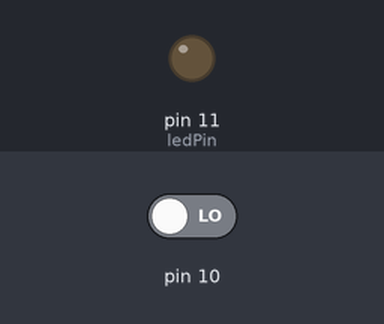
A sketch run on a simulated Arduino Uno, built with avr-gcc and run on an emulated ATmega328P. On the bench: output pins drawn as LEDs (lit = HIGH). The inputs (shaded band) are chosen by the test bench; at power-on: pin 10 LOW.

Above: at 1.2 s.
1.3 s: pin 10 driven HIGH
At 2.2 s:
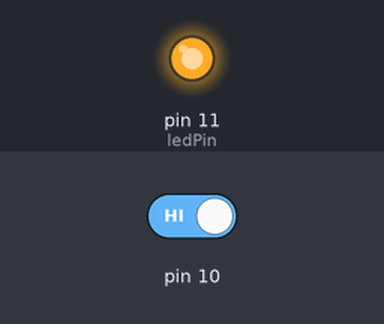
Timing chart, 0 to 4.3 s (numbered marks = the images above; inputs shaded):
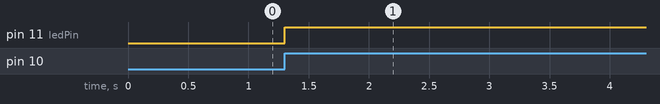

Measured:
- after the input at 1.3 s, pin 11 (ledPin): LOW → HIGH at once

The sketch:

led_with_button.ino
```cpp
int ledPin= 11;
int Button=10;
void setup() {
 pinMode(11,OUTPUT);
 pinMode(10,INPUT);

}

void loop() {
if (digitalRead(10)==HIGH){
  digitalWrite(11,HIGH);
}

}
```
